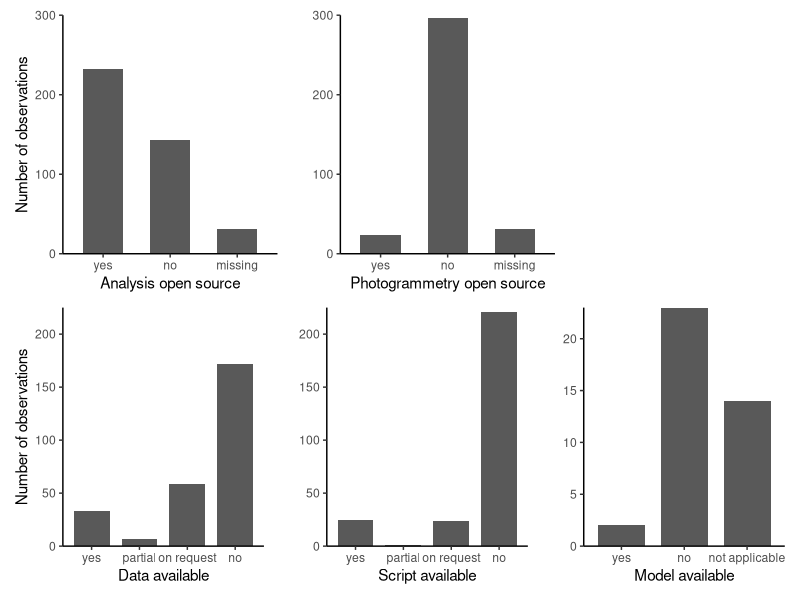

Write the R code that produced this figure.
### load packages

library(tidyverse)
library(ggplot2)
library(readxl)
library(patchwork)

################################################################################

### directly read the excel file. no need for two files: 
excel <- read_excel("data/data_extraction/data_extraction_final.xlsx", skip = 1, na = c("","NA"))
meta <- excel[,c(2:10,18:20,39:42)]
data <- excel[,c(2,11:17,21:37)]


### delete now empty rows to receive a "true" metadata table for our 272 articles
meta <- filter(meta, !(is.na(Title)))

### make variables into factors
str(meta)
meta[,c(2,6,8:16)] <- meta[,c(2,6,8:16)] |>
  mutate_if(sapply(meta[,c(2,6,8:16)], is.character), as.factor)


str(data)
data[,c(2:7,9:13,15:25)] <- data[,c(2:7,9:13,15:25)] |>
  mutate_if(sapply(data[,c(2:7,9:13,15:25)], is.character), as.factor)



################################################################################


### make some small plots for open source and reproducibility

### first change the levels of the factors 

data$Analysis_open_source <- factor(data$Analysis_open_source,
                                    levels = c("yes", "no", "missing"))

data$Photogrammetry_open_source <- factor(data$Photogrammetry_open_source,
                                          levels = c("yes", "no", "missing"))

meta$Data_available <- factor(meta$Data_available,
                              levels = c("yes", "partial", "on request","no"))

meta$Script_available <- factor(meta$Script_available,
                                levels = c("yes", "partial", "on request","no"))

meta$model_available<- factor(meta$model_available,
                              levels = c("yes", "no", "not applicable"))

ana <- ggplot(data[!(is.na(data$Analysis_open_source)),], aes(x= Analysis_open_source))+
  geom_bar(width = 0.6)+
  theme_classic() +
  labs(x = "Analysis open source", y = "Number of observations")+
  scale_y_continuous(expand = c(0,0), limits = c(0,300))

pho <- ggplot(data[!(is.na(data$Photogrammetry_open_source)),], aes(x= Photogrammetry_open_source))+
  geom_bar(width = 0.6)+
  theme_classic() +
  labs(x = "Photogrammetry open source", y = "")+
  scale_y_continuous(expand = c(0,0), limits = c(0,300))

scr <- ggplot(meta[!(is.na(meta$Script_available)),], aes(x= Script_available))+
  geom_bar(width = 0.75)+
  theme_classic() +
  labs(x = "Script available", y = "")+
  scale_y_continuous(expand = c(0,0), limits = c(0,225))

dat <- ggplot(meta[!(is.na(meta$Data_available)),], aes(x= Data_available))+
  geom_bar(width = 0.75)+
  theme_classic() +
  labs(x = "Data available", y = "Number of observations")+
  scale_y_continuous(expand = c(0,0), limits = c(0,225))

mod <- ggplot(meta[!(is.na(meta$model_available)),], aes(x= model_available))+
  geom_bar(width = 0.75)+
  theme_classic() +
  labs(x = "Model available", y = "")+
  scale_y_continuous(expand = c(0,0))

### try to make the width the same for all plots despite having 3 or 4 categories

(ana | pho | plot_spacer())/( dat | scr | mod)

#ggsave("figures/reproducibility.pdf", width = 18, height = 12, units = "cm")

################################################################################


table(data$Photogrammetry_open_source)

table(data$Analysis_open_source)

table(meta$Script_available)

table(meta$Data_available)

table(meta$model_available)
